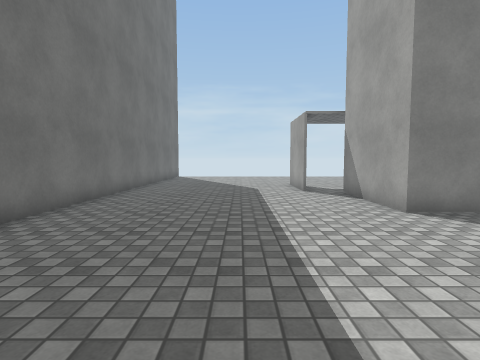
View 1 (above)

16 first-person views from a walk through a scene from a Unity 3-D project. The camera is 1.2 m above the floor, tilts 4° down and sees 80° across. The floor is counted in squares, 1 m on a side. Each view is taken from the middle of a square. On the plan, view 1 faces up. The plan holds only what a view shows up to about 13 squares ahead; the rest is blank. Surface patterns are stand-ins for the level's own textures.

View 2
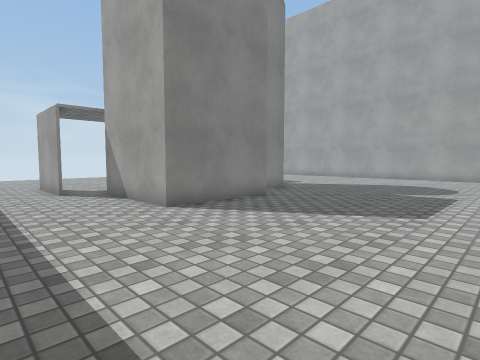

View 3
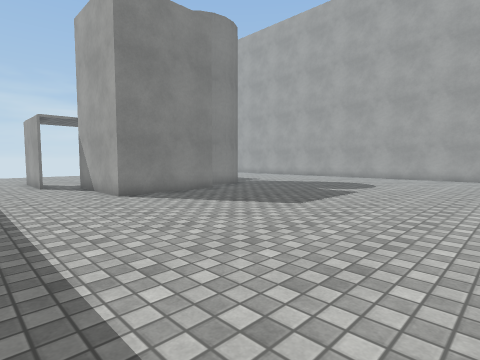

View 4
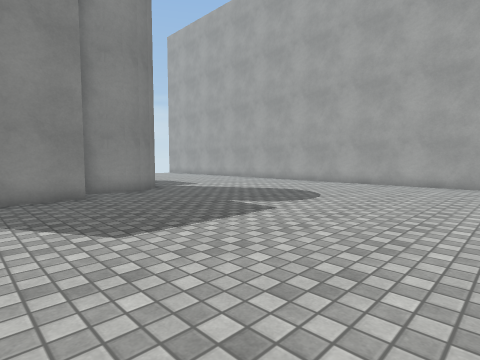

View 5
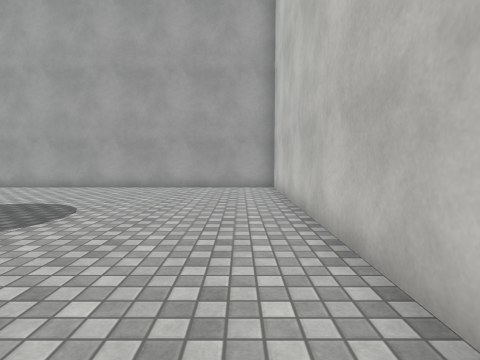

View 6
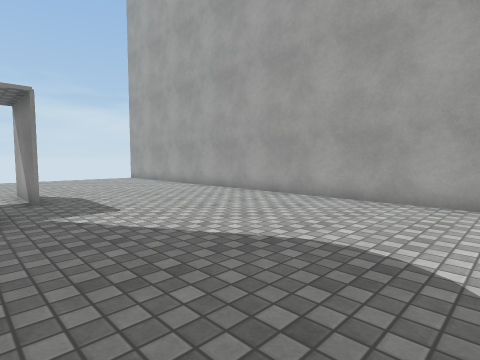

View 7
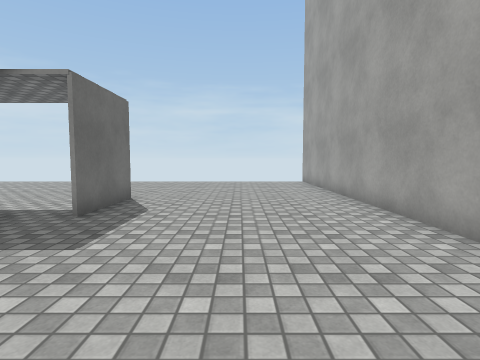

View 8
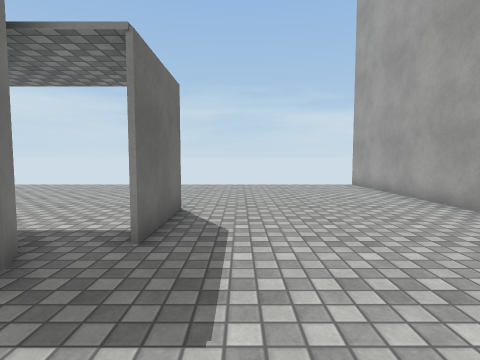

View 9
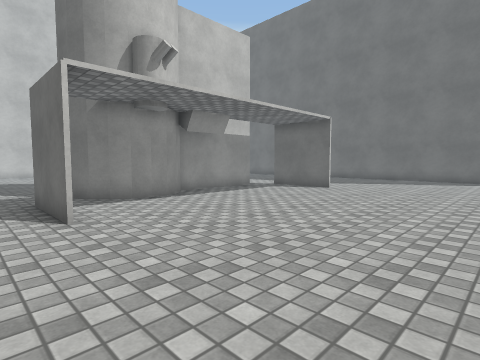

View 10
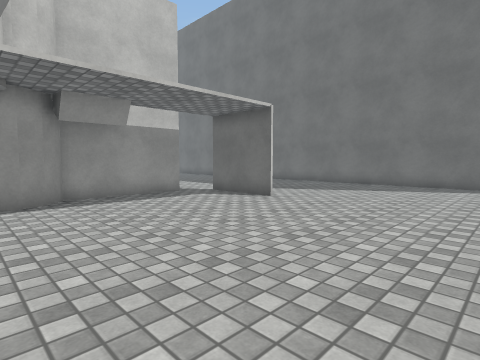

View 11
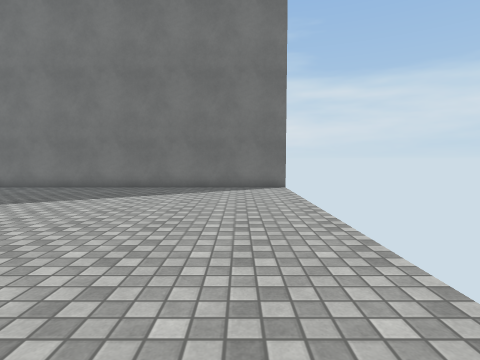

View 12
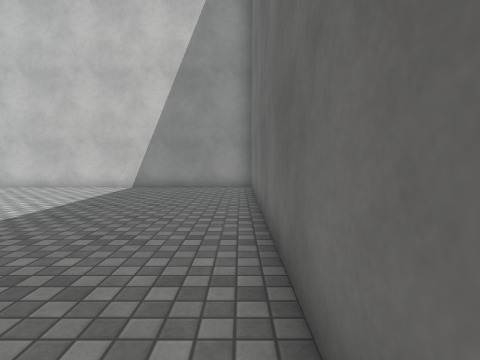

View 13
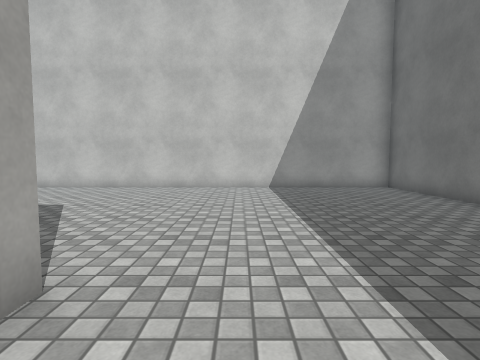

View 14
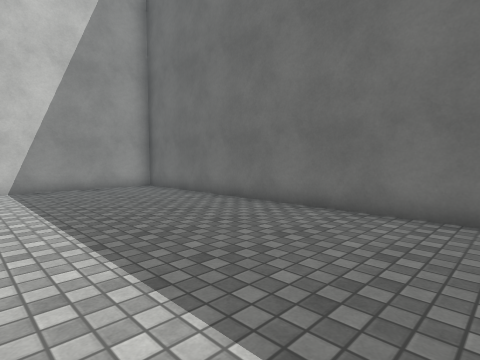

View 15
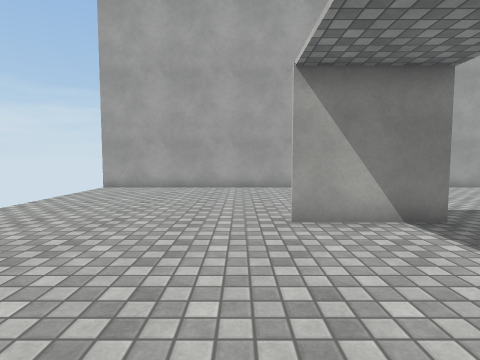

View 16
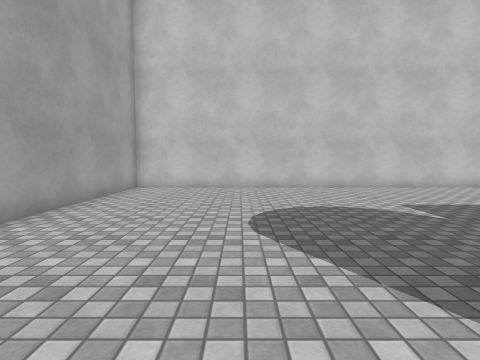

### Floor plan
Points are (right, up) in squares from view 1. A wall is a line through its corners. A room is listed if a view was taken in it or the views show most of it. See-through windows are left out.
Room 1 (views 1, 2, 3, 4, 5, 6, 7, 8, 9, 10, 11, 12, 13, 14, 15, 16)
walls: (7.9, 6.5) (3.8, 6.5) (3.8, 10.5) (7.7, 10.5) (8.3, 11.1) (8.9, 11.4) (9.5, 11.5) (10.1, 11.4) (11, 10.9) (11.4, 10.1); (11.2, 8.3) (10.7, 7.8) (10.1, 7.6) (9.5, 7.5) (8.9, 7.6) (8.3, 7.9); (10.7, 11.1) (11.2, 10.6); (12.5, 11) (12.5, 14); (2.5, 10.9) (2.5, 14); (12.6, 14.1) (12.6, 11); (2.5, 14.1) (2.5, 11.1); (-4.5, 21) (-4.5, -3.5) (19.5, -3.5) (19.5, 21)

Positions as (right, up) in squares from view 1, and headings:
1: (0, 0), facing up
2: (0, 0), facing up-right
3: (0, -3), facing up-right
4: (5, -3), facing up-right
5: (7, -2), facing right
6: (11, 2), facing up-right
7: (16, 5), facing up
8: (14, 7), facing up
9: (14, 20), facing down-left
10: (10, 20), facing down-left
11: (8, 19), facing left
12: (-4, 9), facing down
13: (2, 9), facing down
14: (2, 9), facing down-left
15: (7, 15), facing right
16: (15, 9), facing down
